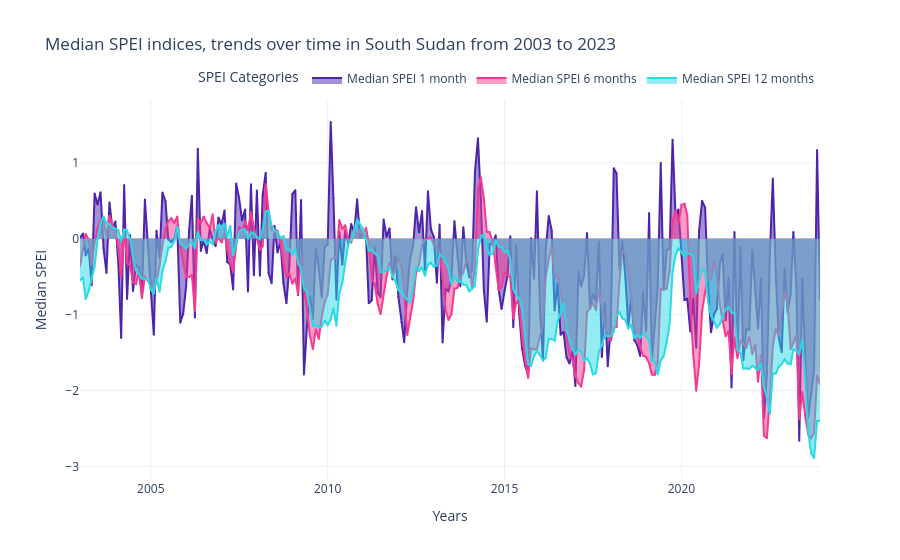

Notebook code cell kept with this figure:
### Markdown cell above
Here is what you can observer thanks to this chart:
-  **Trend**: identify long-term trends in drought severity by observing how the medians change over time across different accumulation windows. This helps in understanding whether drought conditions are worsening, improving, or remaining stable.
-  **Window Comparison**: compare the medians across various accumulation windows (e.g., 1 month, 6 months, 12 months) to understand how short-term versus long-term drought conditions vary. This can highlight differences in drought intensity based on the time scale of accumulation.

### Code cell
charts.create_combined_areachart(stat_values, selected, placeholders)

### Figure 1 — Plotly figure (JSON) as saved in the notebook; plotly's stock layout.template omitted (floating-point values rounded to 4 significant figures; data arrays with more than 128 entries replaced by an {"elided": "..."} marker saying what was removed)
{"data": [{"fill": "tozeroy", "hoverinfo": "text", "line": {"color": "#4D24AC", "width": 2}, "marker": {"color": "#4D24AC", "size": 2}, "mode": "lines+markers", "name": "Median SPEI 1 month", "text": {"elided": "252 str values"}, "type": "scatter", "x": {"elided": "252 str values"}, "y": {"elided": "252 float values"}}, {"fill": "tozeroy", "hoverinfo": "text", "line": {"color": "#F73A91", "width": 2}, "marker": {"color": "#F73A91", "size": 2}, "mode": "lines+markers", "name": "Median SPEI 6 months", "text": {"elided": "252 str values"}, "type": "scatter", "x": {"elided": "252 str values"}, "y": {"elided": "252 float values"}}, {"fill": "tozeroy", "hoverinfo": "text", "line": {"color": "#29DAE4", "width": 2}, "marker": {"color": "#29DAE4", "size": 2}, "mode": "lines+markers", "name": "Median SPEI 12 months", "text": {"elided": "252 str values"}, "type": "scatter", "x": {"elided": "252 str values"}, "y": {"elided": "252 float values"}}], "layout": {"autosize": true, "legend": {"orientation": "h", "title": {"text": "SPEI Categories"}, "x": 1, "xanchor": "right", "y": 1.02, "yanchor": "bottom"}, "plot_bgcolor": "rgba(0, 0, 0, 0)", "title": {"text": "Median SPEI indices, trends over time in South Sudan from 2003 to 2023"}, "xaxis": {"autorange": true, "range": ["2003-01-01 06:00", "2023-12-01 06:00"], "title": {"text": "Years"}, "type": "date"}, "yaxis": {"autorange": true, "range": [-3.173, 1.822], "title": {"text": "Median SPEI"}, "type": "linear", "zeroline": true, "zerolinecolor": "#D3D3D3", "zerolinewidth": 1}}}
